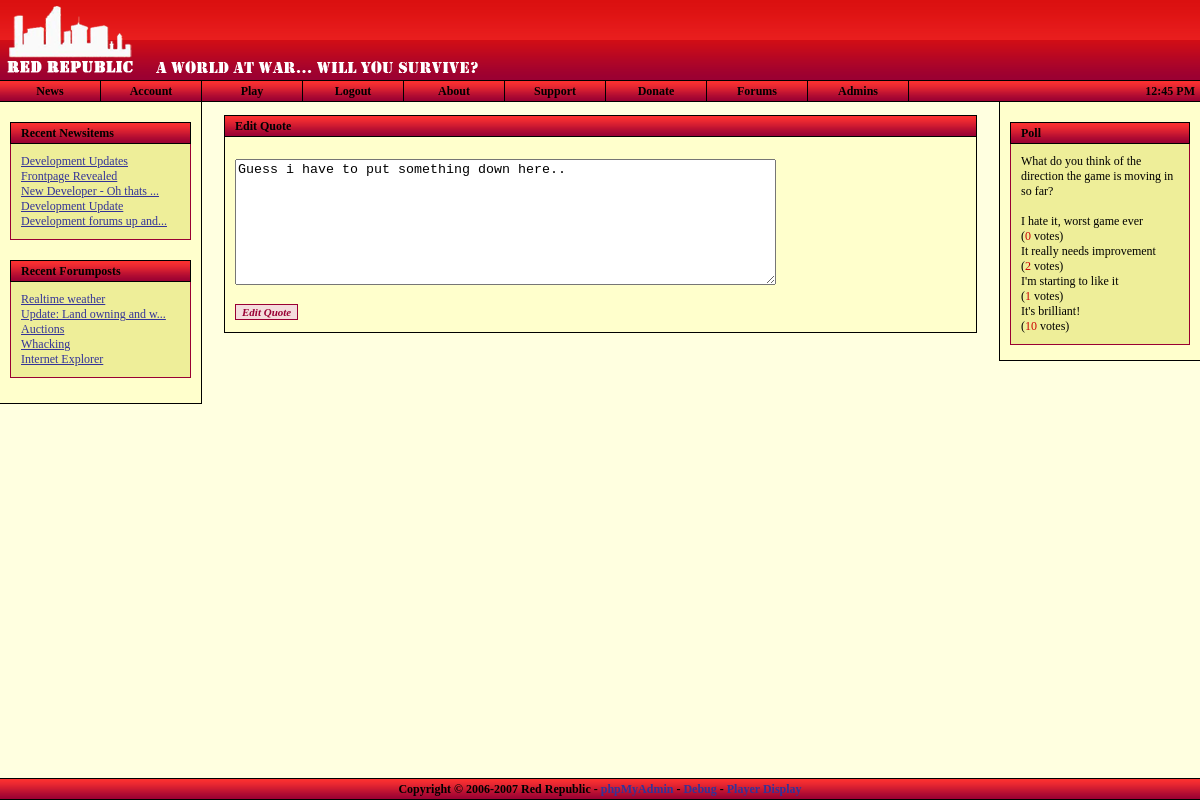
Screenshot of /account.edit.quote.php (signed in) with the database file from the repository.
### tables this page shows
CREATE TABLE `frontpage_news` (
  `id` bigint(20) NOT NULL auto_increment,
  `news_type` int(11) NOT NULL default '0',
  `news_subject` varchar(255) NOT NULL default '',
  `news_date` timestamp NOT NULL default CURRENT_TIMESTAMP,
  `news_author` varchar(50) NOT NULL default '',
  `news_message` text NOT NULL,
  PRIMARY KEY  (`id`)
);

CREATE TABLE `forums_topics` (
  `id` bigint(20) NOT NULL auto_increment,
  `f_id` bigint(20) NOT NULL default '0',
  `poster_id` bigint(20) NOT NULL default '0',
  `topic_type` int(11) NOT NULL default '0',
  `topic_closed` tinyint(4) NOT NULL default '0',
  `name` varchar(75) NOT NULL default '',
  `date` timestamp NOT NULL default CURRENT_TIMESTAMP,
  `num_views` bigint(20) NOT NULL default '0',
  `last_activity` bigint(20) NOT NULL default '0',
  PRIMARY KEY  (`id`)
);

CREATE TABLE `polls` (
  `id` bigint(20) NOT NULL auto_increment,
  `title` varchar(225) NOT NULL default '',
  `date` varchar(225) NOT NULL default '',
  `author` varchar(225) NOT NULL default '',
  `options` varchar(225) NOT NULL default '',
  `votes` bigint(20) NOT NULL default '0',
  `open` varchar(5) NOT NULL default '',
  `displayed` varchar(5) NOT NULL default '',
  KEY `id` (`id`)
);

CREATE TABLE `polls_options` (
  `id` bigint(20) NOT NULL auto_increment,
  `parent` bigint(20) NOT NULL default '0',
  `option` varchar(225) NOT NULL default '',
  `votes` bigint(20) NOT NULL default '0',
  KEY `id` (`id`)
);

CREATE TABLE `char_characters` (
  `id` bigint(20) NOT NULL auto_increment,
  `account_id` bigint(20) NOT NULL default '0',
  `nickname` varchar(25) NOT NULL default '',
  `firstname` varchar(25) NOT NULL default '',
  `lastname` varchar(25) NOT NULL default '',
  `gender` char(1) NOT NULL default '',
  `birthdate` date NOT NULL default '0000-00-00',
  `creationdate` date NOT NULL default '0000-00-00',
  `background` text NOT NULL,
  `money_clean` bigint(20) NOT NULL default '0',
  `money_dirty` bigint(20) NOT NULL default '0',
  `homecity` int(11) NOT NULL default '0',
  `location` int(11) NOT NULL default '0',
  `stats_id` bigint(20) NOT NULL default '0',
  `timers_id` bigint(20) NOT NULL default '0',
  `rank_id` bigint(20) NOT NULL default '0',
  `health` int(11) NOT NULL default '100',
  `maxhealth` int(11) NOT NULL default '100',
  `quote` text NOT NULL,
  PRIMARY KEY  (`id`)
);

### account.edit.quote.php (the view, shortened to what the rows shown need)
<?
include_once "includes/utility.inc.php";
$char = new Player( getUserID() );
$char_id = $char->getCharacterID();
$sql = "SELECT quote FROM char_characters WHERE id =".$char_id." LIMIT 1;";
$result = $db->fetch_array( $db->query( $sql ) );
$currentquote = $result['quote'];
include_once "includes/header.php";
?>
<table style="width: 100%">
	<tr>
		<td style="width: 95%; vertical-align: top;">
			<div class="content">
				<font color='#D3474A'>
					<form action="account.edit.quote.php" method="post">
						<textarea name="quote" rows="8" cols="65" maxlength="300" wrap="on" ><?php echo stripslashes(str_replace($ar1, $ar2, $currentquote)); ?></textarea>
						<br /><br />
						<input type="submit"  class="std_input" name="Submit" value="Edit Quote">
					</form>
				</font>
			</div>
		</td>
	</tr>
</table>
<?
include_once "includes/footer.php";
?>

### includes/header.php (shortened to what the rows shown need)
<?
include_once "utility.inc.php";
?>
<!DOCTYPE html PUBLIC "-//W3C//DTD XHTML 1.0 Strict//EN"
"http://www.w3.org/TR/xhtml1/DTD/xhtml1-strict.dtd">
<html xmlns="http://www.w3.org/1999/xhtml">
<head>
	<link rel="stylesheet" type="text/css" href="<?=$rootdir;?>/stylesheets/general_style.css" />
</head>
<body id="body" style="margin-left: 0px; margin-top: 0px; margin-right: 0px; margin-bottom: 0px;"
<?
if ( isset( $err ) && $err->is_error() ) { ?>onload="openErrorDisplay();"<? }
elseif ( isset( $nav ) && $nav == "events" && $char->hasEventRequest() ) { ?>onload="openEventRequest();"<? } ?>
>
<div style="position: relative; min-height: 100%;">
	<div class="maindiv">
		<div style="position: relative; min-height: 85%;">
			<div class="leftnavigation" style="padding-bottom: 10px;">
				<?
				if ( !$_SESSION['ingame'] && !$_SESSION['inadmin'] ) {
				?>
				<div class="navcontent">
					<?
						$news = getSiteNews();
						for ( $i = 0; $i < count( $news ); $i++ )
						{
							$arr = $news[$i];
							if ( strlen( $arr['subject'] ) > 25 )
								$subj = substr( $arr['subject'], 0, 25 ) . "...";
							else
								$subj = $arr['subject'];
							echo "<a href=\"".$rootdir."/news.php?id=". $arr['id'] ."\">" . $subj . "</a><br />";
						}
					?>
				</div>
				<div class="navcontent">
					<?
						$rights = ( getUserRights() === false ) ? 0 : getUserRights();
						$rec = $db->query( "SELECT forums_topics.id, forums_topics.name FROM forums_topics INNER JOIN forums_forums ON forums_topics.f_id = forums_forums.id WHERE forums_forums.auth_level <= $rights ORDER BY last_activity DESC LIMIT 0,5" );
						while ( $res = $db->fetch_array( $rec ) )
						{
							if ( strlen( $res['name'] ) > 25 )
								$subj = substr( $res['name'], 0, 25 ) . "...";
							else
								$subj = $res['name'];
							echo "<a href=\"".$rootdir."/forums/viewtopic.php?id=". $res['id'] ."\">" . stripslashes( $subj ) . "</a><br />";
						}
					?>
				</div>
				<? } ?>
			</div>
			<? if ( isset( $_SESSION['ingame'] ) && user_auth() ) { ?>
			<div class="rightcontent">
				<div class="title" style="background: url('<?=$rootdir;?>/images/forumgrad_vert_20.png'); text-align: right; margin: 10px;">
				<?
				if ( $char->hasEventRequest() )
				{
					?>
					<img src="<?=$rootdir;?>/images/icon_read_red_anim.gif" alt="I" title="You have an event request." onclick="window.location='<?=$rootdir;?>/events/index.php';" style="margin-top: 2px; cursor: pointer;" />
					<?
				}
				$mailboxquery = $db->query( "SELECT * FROM char_mailbox WHERE char_id=". $char->character_id ." AND has_arrived=1" );
				if ( $db->getRowCount( $mailboxquery ) == 0 )
				{
					?>
					<img src="<?=$rootdir;?>/images/icon_mailbox.png" alt="I" title="Go to your mailbox" onclick="window.location='<?=$rootdir;?>/mailbox.php';" style="margin-top: 2px; cursor: pointer;" />
					<?
				}
				else
				{
					?>
					<img src="<?=$rootdir;?>/images/icon_mailbox_anim.gif" alt="I" title="You've got mail." onclick="window.location='<?=$rootdir;?>/mailbox.php';" style="margin-top: 2px; cursor: pointer;" />
					<?
				}
				?>
				<img src="<?=$rootdir;?>/images/charstats.png" alt="I" title="Show Character Information" onclick="showCharacter();" style="margin-top: 2px; cursor: pointer;" />
				<img src="<?=$rootdir;?>/images/icon_inventory.gif" alt="I" title="Show Inventory Listing" onclick="showInventory();" style="margin-top: 2px; cursor: pointer;" />
				<img src="<?=$rootdir;?>/images/icon_users.png" alt="U" title="Show User List" onclick="showUserList();" style="margin-top: 2px; cursor: pointer;" />
				</div>
				<div class="title" style="margin: 10px; margin-bottom: 0px;">
					<div style="margin-left: 10px;">Avatar</div>
				</div>
				<div class="content" style="border: none; margin-left: 10px; margin-right: 10px; background-color: #fff686;">
					<img src="<?=$rootdir;?>/images/<?
					if ( strlen( $char->avatar_url ) == 0 ) { print("cs_avatar150x150.png"); } else { print( $char->avatar_url ); }
					?>" alt="Avatar" style="margin-left: 5px;" />
				</div>
				<div class="title" style="margin: 10px; margin-bottom: 0px;">
					<div style="margin-left: 10px;">Character Information</div>
				</div>
				<div class="content" style="border: none; margin-left: 10px; margin-right: 10px; background-color: #fff686;">
				<table style="width: 100%;" cellspacing="0">
				<tr>
					<td style="width: 45%;"><strong>Nick:</strong></td><td><?=$char->nickname;?></td>
				</tr><tr>
					<td style="width: 45%;"><strong>First:</strong></td><td><?=$char->firstname;?></td>
				</tr><tr>
					<td style="width: 45%;"><strong>Last:</strong></td><td><?=$char->lastname;?></td>
				</tr><tr>
					<td style="width: 45%;"><strong>Birth:</strong></td><td><?=date( dateDisplay(), strtotime( $char->birthdate ) );?></td>
				</tr><tr>
					<td style="width: 45%;"><strong>Sex:</strong></td><td><?=$char->gender_full;?></td>
				</tr><tr>
					<td colspan="2" style="height: 15px;">&nbsp;</td>
				</tr><tr>
					<td colspan="2" align="center" style="padding: 0px; border: 1px solid #990033; border-bottom: none; color: #fff; height: 20px; background: url( '<?=$rootdir;?>/images/grad_vert_20.png' ); width: 100%;">
						<strong>Health</strong>
					</td>
				</tr><tr>
					<td colspan="2" style="border: solid 1px #990033; border-top: none; padding: 0px;">
						<table style="width: 100%; padding: 0px;" cellspacing="0" cellpadding="0">
						<tr>
						<? $leftwidth = $char->health / $char->maxhealth; $leftwidth *= 100; ?>
						<td style="width: <?=$leftwidth;?>%; padding: 3px; background-color: green; color: white; text-align: center;"><?=$leftwidth;?>%</td>
						<td style="width: <?=(100-$leftwidth);?>%;"></td>
						</tr>
						</table>
					</td>
				</tr><tr>
					<td colspan="2" style="height: 15px;">&nbsp;</td>
				</tr>
				<?
				if ( $char->hasVehicle() )
				{
					?>
					<tr>
						<td colspan="2" align="center" style="padding: 0px; border: 1px solid #990033; border-bottom: none; color: #fff; height: 20px; background: url( '<?=$rootdir;?>/images/grad_vert_20.png' ); width: 100%;">
						<strong><?=$char->getVehicleInfo('name');?></strong>
						</td>
					</tr><tr>
						<td colspan="2" style="border: solid 1px #990033; border-top: none; padding: 0px;">
							<table style="width: 100%; padding: 0px;" cellspacing="0" cellpadding="0">
							<tr>
							<? $leftwidth = $char->getVehicleHealth() / 100; $leftwidth *= 100; ?>
							<td style="width: <?=$leftwidth;?>%; padding: 3px; background-color: #36505F; color: white; text-align: center;"><?=$leftwidth;?>%</td>
							<td style="width: <?=(100-$leftwidth);?>%;"></td>
							</tr>
							</table>
						</td>
					</tr>
					<?
				}
				?>
				<tr>
					<td colspan="2" style="height: 15px;">&nbsp;</td>
				</tr><tr>
					<td colspan="2" style="text-align: center; border: 1px solid #990033; border-bottom: none; color: #fff; height: 20px; background: url( '<?=$rootdir;?>/images/grad_vert_20.png' ); width: 100%; padding: 0px;">
						<strong>Money</strong>
					</td>
				</tr><tr>
					<td style="width: 45%; border: solid 1px #990033; border-top: none; border-bottom: none; padding: 2px;"><strong>Money:</strong></td><td  style="border-right: solid 1px #990033; padding: 2px;" id="money_clean">$<?=$char->money_clean;?></td>
				</tr><tr>
					<td style="width: 45%; border: solid 1px #990033; padding: 2px;"><strong>Dirty:</strong></td><td style="border: solid 1px #990033; border-left: none; padding: 2px;">$<?=$char->money_dirty;?></td>
				</tr><tr>
					<td colspan="2" style="height: 15px;">&nbsp;</td>
				</tr>
				</table>
				</div>
			</div>
			<? } else { ?>
			<div class="rightcontent">
				<div class="title" style="margin-top: 20px; margin-left: 10px; margin-right: 10px; padding-left: 10px;">
					Poll
				</div>
				<div class="navcontent" style="margin-left: 10px; margin-right: 10px;">
					<?
					$pollQuery = $db->query( "SELECT * FROM polls WHERE open='true' AND displayed='true'" );
					if ( $db->getRowcount( $pollQuery ) == 0 )
					{
						print("Sorry, no polls found.");
					} else {
						$poll = $db->fetch_array( $pollQuery );
						$voterQuery = $db->query( "SELECT * FROM polls_voters WHERE ip='" . $_SERVER["REMOTE_ADDR"] . "' AND poll=" . $poll['id'] );
						print( $poll['title'] . "<br />");
						if ( $db->getRowCount( $voterQuery ) == 0 )
						{
							?>
							<form method='post' action='<?=$rootdir;?>/vote.php'>
							<p>
							<input type='hidden' name='id' value='<?=$poll['id'];?>' />
							<?
							$optionQuery = $db->query( "SELECT * FROM polls_options WHERE parent=" . $poll['id'] . " ORDER BY id ASC" );
							while ( $option = $db->fetch_array( $optionQuery ) )
							{
								?>
								<input type="radio" class='std_input' name="option" value="<?=$option['id'];?>" /> <?=$option['option'];?><br />
								<?
							}
							?>
							<br />
							<input type="submit" class='std_input' name="vote" value="Vote" />
							</p>
							</form>
							<?
						} else {
							?><br /><?
							$optionQuery = $db->query( "SELECT * FROM polls_options WHERE parent=" . $poll['id'] );
							while ( $option = $db->fetch_array( $optionQuery ) )
							{
								?>
								<?=$option['option'];?><br />(<span style='color: #CC0000'><?=$option['votes'];?></span> votes)<br />
								<?
							}
						}
					}
					?>
				</div>
			</div>
			<? } ?>
			<div class="pagecontent">

### rows the page displays
frontpage_news: news_subject "Development Updates"
frontpage_news: news_subject "Frontpage Revealed"
frontpage_news: news_subject "New Developer - Oh thats ..."
frontpage_news: news_subject "Development Update"
frontpage_news: news_subject "Development forums up and..."
forums_topics: name "Realtime weather"
forums_topics: name "Update: Land owning and w..."
forums_topics: name "Auctions"
forums_topics: name "Whacking"
forums_topics: name "Internet Explorer"
polls: title "What do you think of the direction the game is moving in so far?"
polls_options: option "I hate it, worst game ever", votes "0"
polls_options: option "It really needs improvement", votes "2"
polls_options: option "I'm starting to like it", votes "1"
polls_options: option "It's brilliant!", votes "10"
char_characters: quote "Guess i have to put something down here.."
